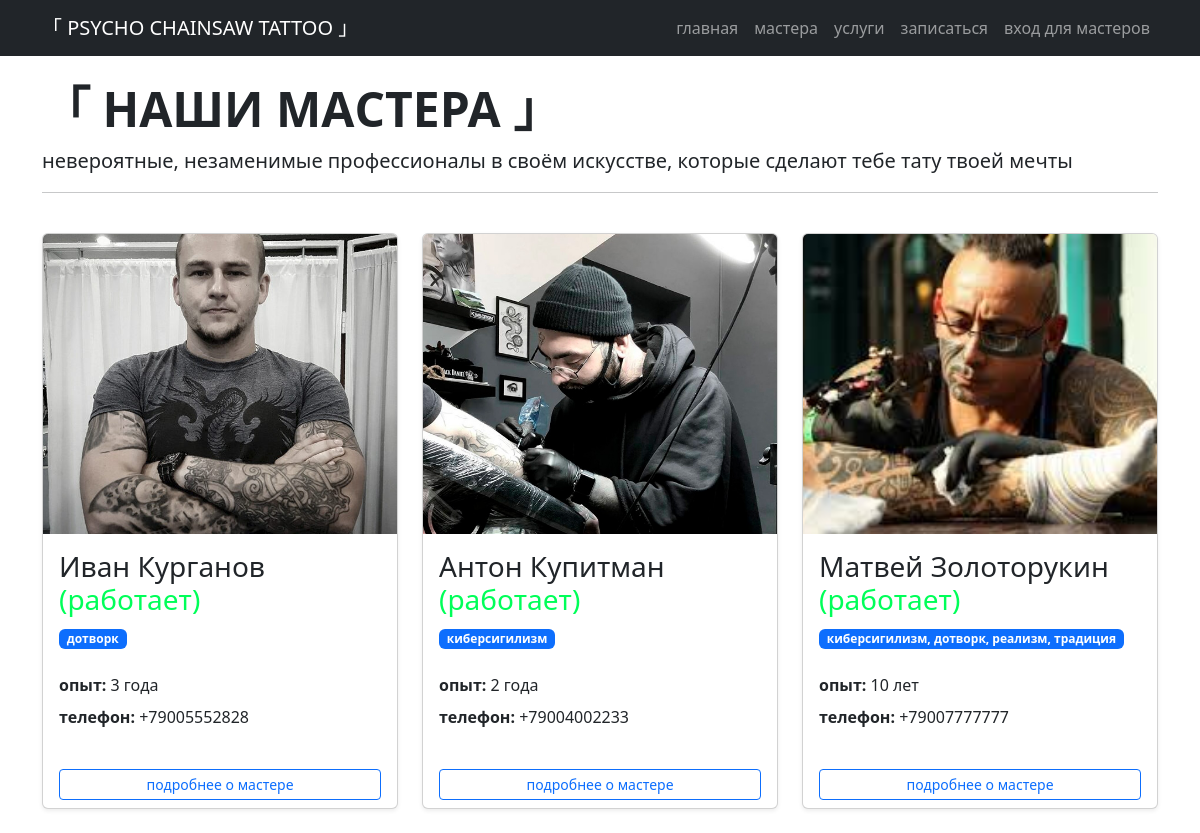
The app's page /masters/, older data.
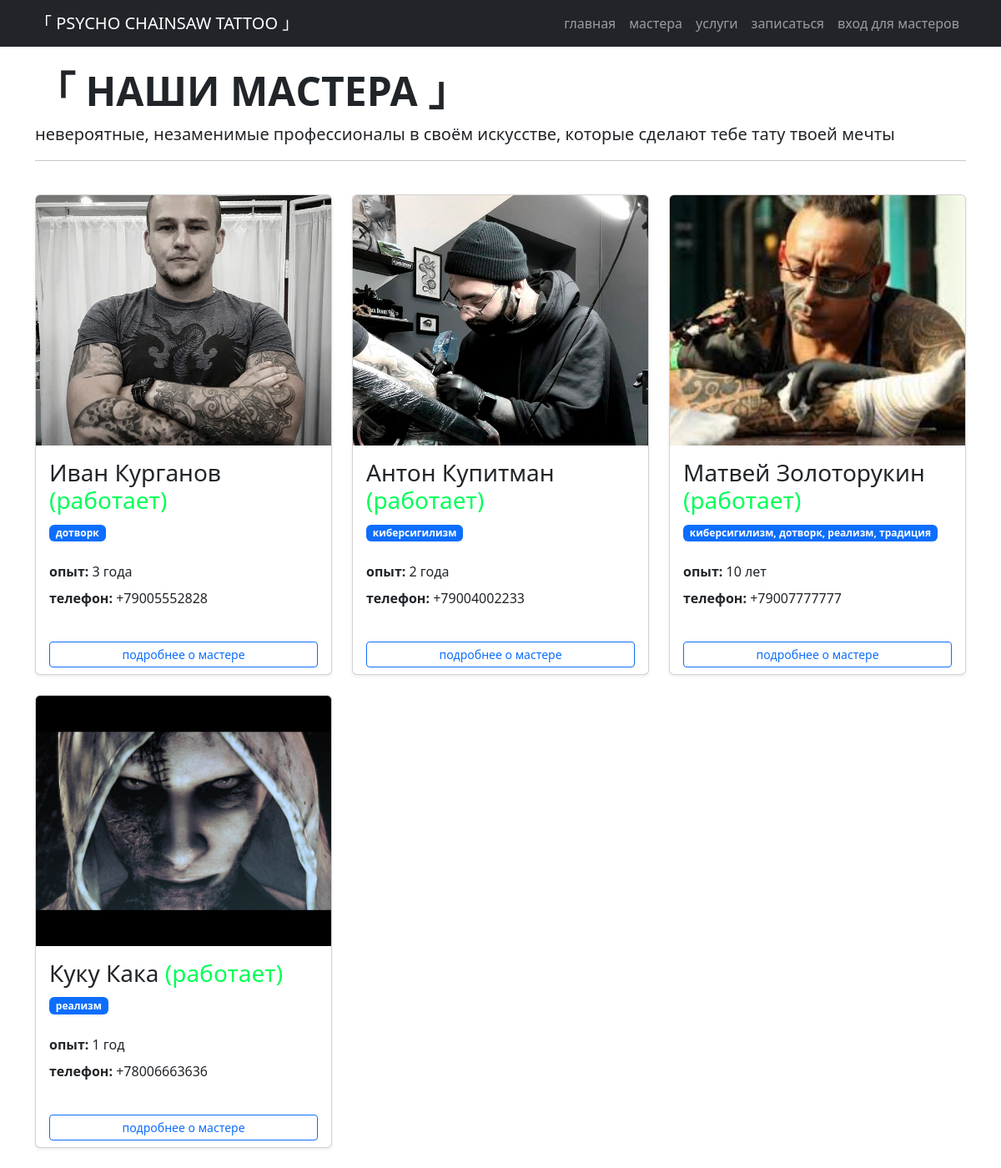
The same page, newer data.
### main/models.py (models this page shows, shortened)
class Master(models.Model):
    user = models.OneToOneField(User, on_delete=models.CASCADE, verbose_name="Пользователь", null=True, blank=True)
    name = models.CharField("Имя", max_length=100)
    specialty = models.CharField("Специализация", max_length=200, help_text="Например: традиция, реализм, киберсигилизм")
    experience = models.PositiveIntegerField("Опыт (лет)", default=1)
    phone = models.CharField("Телефон", max_length=20)
    photo = models.ImageField("Фото", upload_to='masters/', null=True, blank=True)
    is_active = models.BooleanField("Работает в салоне", default=True)
    def current_vacation(self):
        today = datetime.now()
        return self.vacations.filter(
            start_date__lte=today,
            end_date__gte=today
        ).first()
    def is_on_vacation(self):
        return self.current_vacation() is not None
    class Meta:
        verbose_name = "Мастер"
        verbose_name_plural = "Мастера"

### main/views.py (the view)
# urls.py: path('masters/', views.masters_list, name='masters'),
def masters_list(request):
    masters = Master.objects.all()
    return render(request, 'main/masters.html', {'masters': masters})

### accounts/templatetags/ru_plural.py (called while the page is built)
@register.filter
def ru_plural(value, arg):
    args = arg.split(',')
    number = abs(int(value))
    if number % 10 == 1 and number % 100 != 11:
        return args[0]
    elif number % 10 >= 2 and number % 10 <= 4 and (number % 100 < 10 or number % 100 >= 20):
        return args[1]
    else:
        return args[2]

### templates/main/masters.html (shortened to what this page needs)
{% extends 'base.html' %}
{% load static %}
{% block content %}
<div class="row mb-4">
    <div class="col-12">
        <h1 class="display-5 fw-bold">「 НАШИ МАСТЕРА 」</h1>
        <p class="lead">невероятные, незаменимые профессионалы в своём искусстве, которые сделают тебе тату твоей мечты</p>
        <hr>
    </div>
</div>
<div class="row">
    {% for master in masters %}
        {% if master.is_active %}
            <div class="col-md-6 col-lg-4 mb-4">
                <div class="card h-100 shadow-sm">
                    {% if master.photo %}
                    <img src="{{ master.photo.url }}" class="card-img-top" alt="{{ master.name }}" style="height: 300px; object-fit: cover;">
                    {% else %}
                    <div class="bg-secondary text-white d-flex align-items-center justify-content-center" style="height: 300px;">
                        <span class="fs-1">НЕТ ФОТО</span>
                    </div>
                    {% endif %}
                    <div class="card-body">
                        {% if master.is_on_vacation %}
                            <h3 class="card-title">{{ master.name }} <span style="color: rgb(220, 184, 5);">(в отпуске до {{ master.vacation_until|date:"d.m.Y" }})</span></h3>
                        {% else %}
                            <h3 class="card-title">{{ master.name }} <span style="color: rgb(0, 255, 89);">(работает)</span></h3>
                        {% endif %}
                            <p class="badge bg-primary mb-2">{{ master.specialty }}</p>
                            <ul class="list-unstyled mt-3">
                                <li class="mb-2">
                                    {% load ru_plural %}
                                    <strong>опыт:</strong> {{ master.experience }} {{ master.experience|ru_plural:"год,года,лет" }}
                                </li>
                                <li class="mb-2">
                                    <strong>телефон:</strong> {{ master.phone }}
                                </li>
                            </ul>
                    </div>
                    <div class="card-footer bg-transparent border-top-0">
                        <div class="d-flex justify-content-between align-items-center">
                            <a href="{% url 'master_detail' master.id %}" class="btn btn-outline-primary btn-sm w-100">
                                подробнее о мастере
                            </a>
                        </div>
                    </div>
                </div>
            </div>
        {% endif %}
    {% empty %}
    <div class="col-12">
        <div class="alert alert-info">
            пока нет зарегистрированных мастеров
        </div>
    </div>
    {% endfor %}
</div>
{% endblock %}

Row changes from the older to the newer data that the page shows:
added Master: photo (picture), name "Куку Кака", specialty "реализм", experience "1", experience|ru_plural "год", phone "+78006663636"
